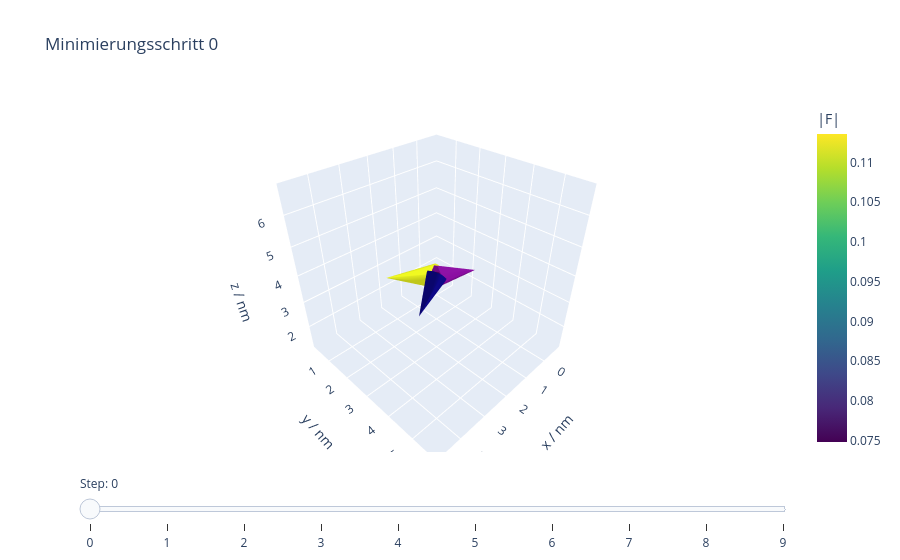

The code cell stored with this chart in its notebook:
### Code cell
import pandas as pd
import plotly.graph_objects as go
from pathlib import Path
def plot_minimization_points_with_epot(filename):
    """
    Erstellt einen 3D-Plot mit beweglichen Punktteilchen und E_pot-Anzeige.
    
    Erwartete Spalten in der TXT:
    step particle E_pot x_nm y_nm z_nm Fx Fy Fz
    """

    filename = Path(filename)

    # TXT-Datei einlesen
    df = pd.read_csv(filename, sep=r"\s+")

    # Alle Steps sortieren
    steps = sorted(df["step"].unique())

    # Achsengrenzen einmal festlegen, damit der Plot beim Slider nicht springt
    x_min, x_max = df["x_nm"].min(), df["x_nm"].max()
    y_min, y_max = df["y_nm"].min(), df["y_nm"].max()
    z_min, z_max = df["z_nm"].min(), df["z_nm"].max()

    margin = 0.1

    x_range = [x_min - margin, x_max + margin]
    y_range = [y_min - margin, y_max + margin]
    z_range = [z_min - margin, z_max + margin]

    def data_for_step(step):
        """
        Gibt die Punktteilchen für genau einen Step zurück.
        """
        d = df[df["step"] == step]

        epot = d["E_pot"].iloc[0]

        trace = go.Scatter3d(
            x=d["x_nm"],
            y=d["y_nm"],
            z=d["z_nm"],
            mode="markers",
            marker=dict(
                size=6
            ),
            text=[
                f"Step: {step}<br>"
                f"Teilchen: {particle}<br>"
                f"x = {x:.4f} nm<br>"
                f"y = {y:.4f} nm<br>"
                f"z = {z:.4f} nm<br>"
                f"E_pot = {epot:.6e}"
                for particle, x, y, z in zip(
                    d["particle"], d["x_nm"], d["y_nm"], d["z_nm"]
                )
            ],
            hoverinfo="text",
            name="Teilchen"
        )

        return trace, epot

    # Erster Step
    first_step = steps[0]
    first_trace, first_epot = data_for_step(first_step)

    # Figure mit erstem Step starten
    fig = go.Figure(data=[first_trace])

    # Frames für alle Steps erstellen
    frames = []

    for step in steps:
        trace, epot = data_for_step(step)

        frame = go.Frame(
            data=[trace],
            name=str(step),
            layout=go.Layout(
                annotations=[
                    dict(
                        text=f"Step: {step} | E_pot = {epot:.6e}",
                        x=0.5,
                        y=1.05,
                        xref="paper",
                        yref="paper",
                        showarrow=False,
                        font=dict(size=16)
                    )
                ]
            )
        )

        frames.append(frame)

    fig.frames = frames

    # Slider konfigurieren
    slider_steps = []

    for step in steps:
        slider_step = dict(
            method="animate",
            label=str(step),
            args=[
                [str(step)],
                dict(
                    mode="immediate",
                    frame=dict(duration=0, redraw=True),
                    transition=dict(duration=0)
                )
            ]
        )

        slider_steps.append(slider_step)

    fig.update_layout(
        title="Minimierung: Bewegung der Punktteilchen",
        scene=dict(
            xaxis=dict(title="x / nm", range=x_range),
            yaxis=dict(title="y / nm", range=y_range),
            zaxis=dict(title="z / nm", range=z_range),
            aspectmode="cube"
        ),
        annotations=[
            dict(
                text=f"Step: {first_step} | E_pot = {first_epot:.6e}",
                x=0.5,
                y=1.05,
                xref="paper",
                yref="paper",
                showarrow=False,
                font=dict(size=16)
            )
        ],
        sliders=[
            dict(
                active=0,
                currentvalue=dict(prefix="Step: "),
                steps=slider_steps
            )
        ]
    )

    fig.show()

### Figure 1 — Plotly figure (JSON) as saved in the notebook; plotly's stock layout.template omitted (floating-point values rounded to 4 significant figures)
{"data": [{"hoverinfo": "text", "marker": {"color": [0.1136, 0.08602, 0.07483], "colorbar": {"title": {"text": "|F|"}}, "colorscale": [[0, "#440154"], [0.1111, "#482878"], [0.2222, "#3e4989"], [0.3333, "#31688e"], [0.4444, "#26828e"], [0.5556, "#1f9e89"], [0.6667, "#35b779"], [0.7778, "#6ece58"], [0.8889, "#b5de2b"], [1, "#fde725"]], "size": 5}, "mode": "markers", "name": "Teilchen", "text": ["Teilchen: 0<br>|F|: 1.136e-01<br>Epot: -1.000e+01", "Teilchen: 1<br>|F|: 8.602e-02<br>Epot: -1.000e+01", "Teilchen: 2<br>|F|: 7.483e-02<br>Epot: -1.000e+01"], "type": "scatter3d", "x": [1.0, 2.0, 3.0], "y": [2.0, 3.0, 4.0], "z": [3.0, 4.0, 5.0]}, {"anchor": "tail", "name": "Kraftvektoren", "showscale": false, "sizemode": "absolute", "sizeref": 0.1, "type": "cone", "u": [0.1, -0.08, 0.06], "v": [-0.05, 0.03, 0.02], "w": [0.02, -0.01, -0.04], "x": [1.0, 2.0, 3.0], "y": [2.0, 3.0, 4.0], "z": [3.0, 4.0, 5.0]}], "layout": {"scene": {"xaxis": {"title": {"text": "x / nm"}}, "yaxis": {"title": {"text": "y / nm"}}, "zaxis": {"title": {"text": "z / nm"}}}, "sliders": [{"active": 0, "currentvalue": {"prefix": "Step: "}, "steps": [{"args": [["0"], {"frame": {"duration": 0, "redraw": true}, "mode": "immediate", "transition": {"duration": 0}}], "label": "0", "method": "animate"}, {"args": [["1"], {"frame": {"duration": 0, "redraw": true}, "mode": "immediate", "transition": {"duration": 0}}], "label": "1", "method": "animate"}, {"args": [["2"], {"frame": {"duration": 0, "redraw": true}, "mode": "immediate", "transition": {"duration": 0}}], "label": "2", "method": "animate"}, {"args": [["3"], {"frame": {"duration": 0, "redraw": true}, "mode": "immediate", "transition": {"duration": 0}}], "label": "3", "method": "animate"}, {"args": [["4"], {"frame": {"duration": 0, "redraw": true}, "mode": "immediate", "transition": {"duration": 0}}], "label": "4", "method": "animate"}, {"args": [["5"], {"frame": {"duration": 0, "redraw": true}, "mode": "immediate", "transition": {"duration": 0}}], "label": "5", "method": "animate"}, {"args": [["6"], {"frame": {"duration": 0, "redraw": true}, "mode": "immediate", "transition": {"duration": 0}}], "label": "6", "method": "animate"}, {"args": [["7"], {"frame": {"duration": 0, "redraw": true}, "mode": "immediate", "transition": {"duration": 0}}], "label": "7", "method": "animate"}, {"args": [["8"], {"frame": {"duration": 0, "redraw": true}, "mode": "immediate", "transition": {"duration": 0}}], "label": "8", "method": "animate"}, {"args": [["9"], {"frame": {"duration": 0, "redraw": true}, "mode": "immediate", "transition": {"duration": 0}}], "label": "9", "method": "animate"}]}], "title": {"text": "Minimierungsschritt 0"}}}
